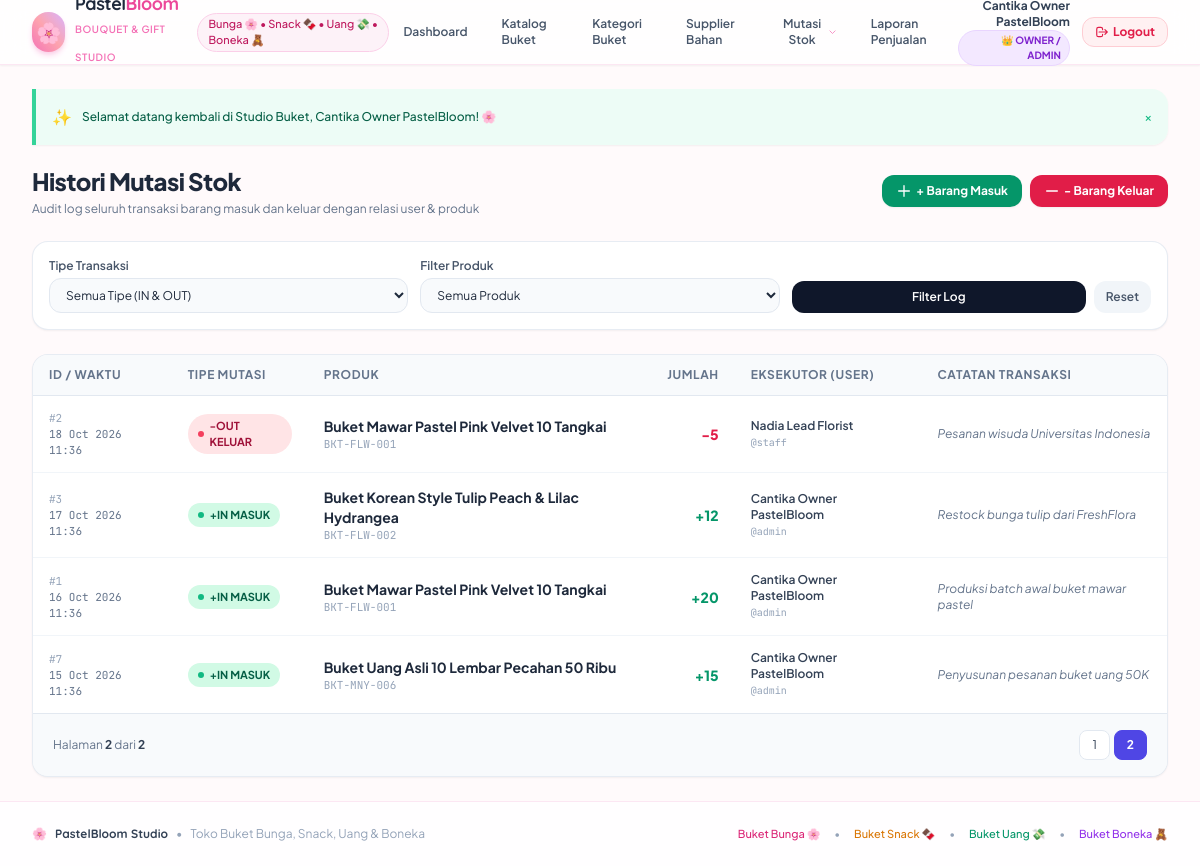
The page /movements.php?page=2 (signed in) on the database its author committed.
### tables this page shows
CREATE TABLE `user_profiles` (
    `id` INT PRIMARY KEY AUTO_INCREMENT,
    `user_id` INT NOT NULL UNIQUE,
    `full_name` VARCHAR(100) NOT NULL,
    `phone` VARCHAR(20) DEFAULT NULL,
    `address` TEXT DEFAULT NULL,
    FOREIGN KEY (`user_id`) REFERENCES `users`(`id`) ON DELETE CASCADE ON UPDATE CASCADE
);

CREATE TABLE `stock_movements` (
    `id` INT PRIMARY KEY AUTO_INCREMENT,
    `product_id` INT NOT NULL,
    `user_id` INT NOT NULL,
    `type` ENUM('IN', 'OUT') NOT NULL,
    `quantity` INT NOT NULL,
    `notes` TEXT DEFAULT NULL,
    `created_at` TIMESTAMP DEFAULT CURRENT_TIMESTAMP,
    FOREIGN KEY (`product_id`) REFERENCES `products`(`id`) ON UPDATE CASCADE ON DELETE RESTRICT,
    FOREIGN KEY (`user_id`) REFERENCES `users`(`id`) ON UPDATE CASCADE ON DELETE RESTRICT
);

CREATE TABLE `products` (
    `id` INT PRIMARY KEY AUTO_INCREMENT,
    `category_id` INT NOT NULL,
    `sku` VARCHAR(50) NOT NULL UNIQUE,
    `name` VARCHAR(150) NOT NULL,
    `price` DECIMAL(12,2) NOT NULL DEFAULT 0.00,
    `stock` INT NOT NULL DEFAULT 0,
    `minimum_stock` INT NOT NULL DEFAULT 5,
    `description` TEXT DEFAULT NULL,
    `created_at` TIMESTAMP DEFAULT CURRENT_TIMESTAMP,
    FOREIGN KEY (`category_id`) REFERENCES `categories`(`id`) ON UPDATE CASCADE ON DELETE RESTRICT
);

CREATE TABLE `users` (
    `id` INT PRIMARY KEY AUTO_INCREMENT,
    `username` VARCHAR(50) NOT NULL UNIQUE,
    `password_hash` VARCHAR(255) NOT NULL,
    `role` ENUM('admin', 'staff') NOT NULL DEFAULT 'staff',
    `created_at` TIMESTAMP DEFAULT CURRENT_TIMESTAMP
);

### movements.php (the view, shortened to what the rows shown need)
<?php
require_once __DIR__ . '/../../config/database.php';
require_once __DIR__ . '/../../helpers/auth.php';
require_once __DIR__ . '/../../helpers/escape.php';
$where = [];
$whereSql = !empty($where) ? 'WHERE ' . implode(' AND ', $where) : '';
$page = max(1, (int)($_GET['page'] ?? 1));
$perPage = 8;
$offset = ($page - 1) * $perPage;
$sql = "
    SELECT sm.id, sm.type, sm.quantity, sm.notes, sm.created_at,
           p.name AS product_name, p.sku,
           u.username, up.full_name AS user_fullname
    FROM stock_movements sm
    JOIN products p ON p.id = sm.product_id
    JOIN users u ON u.id = sm.user_id
    LEFT JOIN user_profiles up ON up.user_id = u.id
    {$whereSql}
    ORDER BY sm.created_at DESC
    LIMIT :limit OFFSET :offset
";
$stmt = $pdo->prepare($sql);
$stmt->bindValue(':limit', $perPage, PDO::PARAM_INT);
$stmt->bindValue(':offset', $offset, PDO::PARAM_INT);
$stmt->execute();
$movements = $stmt->fetchAll();
require_once __DIR__ . '/../../views/header.php';
?>
<div class="space-y-6">
    <div class="flex flex-col sm:flex-row sm:items-center justify-between gap-4">
        <div>
            <h1 class="text-2xl font-black text-slate-800 tracking-tight">Histori Mutasi Stok</h1>
        </div>
    </div>
    <div class="bg-white rounded-2xl border border-slate-200/80 shadow-sm overflow-hidden">
        <div class="overflow-x-auto">
            <table class="w-full text-left text-xs">
                <thead class="bg-slate-50 border-b border-slate-200 text-slate-500 uppercase tracking-wider font-semibold">
                    <tr>
                        <th class="py-3 px-4">ID / Waktu</th>
                        <th class="py-3 px-4">Tipe Mutasi</th>
                        <th class="py-3 px-4">Produk</th>
                        <th class="py-3 px-4 text-right">Jumlah</th>
                        <th class="py-3 px-4">Eksekutor (User)</th>
                        <th class="py-3 px-4">Catatan Transaksi</th>
                    </tr>
                </thead>
                <tbody class="divide-y divide-slate-100 text-slate-600">
                    <?php if (empty($movements)): ?>
                    <tr><td colspan="6" class="py-8 text-center text-slate-400">Belum ada catatan mutasi stok sesuai filter.</td></tr>
                    <?php else: ?>
                    <?php foreach ($movements as $m): ?>
                    <tr class="hover:bg-slate-50 transition">
                        <td class="py-3.5 px-4 font-mono text-[11px] text-slate-500">
                            <span class="text-slate-400">#<?= $m['id'] ?></span><br>
                            <?= format_date($m['created_at']) ?>
                        </td>
                        <td class="py-3.5 px-4">
                            <?php if ($m['type'] === 'IN'): ?>
                            <span class="inline-flex items-center px-2.5 py-1 rounded-full text-[11px] font-bold bg-emerald-100 text-emerald-800">
                                <span class="w-1.5 h-1.5 rounded-full bg-emerald-500 mr-1.5"></span> +IN MASUK
                            </span>
                            <?php else: ?>
                            <span class="inline-flex items-center px-2.5 py-1 rounded-full text-[11px] font-bold bg-rose-100 text-rose-800">
                                <span class="w-1.5 h-1.5 rounded-full bg-rose-500 mr-1.5"></span> -OUT KELUAR
                            </span>
                            <?php endif; ?>
                        </td>
                        <td class="py-3.5 px-4">
                            <div class="font-bold text-slate-800 text-sm"><?= e($m['product_name']) ?></div>
                            <span class="font-mono text-[11px] text-slate-400"><?= e($m['sku']) ?></span>
                        </td>
                        <td class="py-3.5 px-4 text-right font-black text-sm <?= $m['type'] === 'IN' ? 'text-emerald-600' : 'text-rose-600' ?>">
                            <?= $m['type'] === 'IN' ? '+' : '-' ?><?= number_format($m['quantity']) ?>
                        </td>
                        <td class="py-3.5 px-4">
                            <div class="font-semibold text-slate-700"><?= e($m['user_fullname'] ?? $m['username']) ?></div>
                            <span class="text-[10px] text-slate-400 font-mono">@<?= e($m['username']) ?></span>
                        </td>
                        <td class="py-3.5 px-4 text-slate-500 italic max-w-sm">
                            <?= e($m['notes'] ?? '-') ?>
                        </td>
                    </tr>
                    <?php endforeach; ?>
                    <?php endif; ?>
                </tbody>
            </table>
        </div>
    </div>
</div>
<?php require_once __DIR__ . '/../../views/footer.php'; ?>

### header.php (shortened to what the rows shown need)
<?php
require_once __DIR__ . '/../helpers/auth.php';
require_once __DIR__ . '/../helpers/escape.php';
$currentUser = current_user();
?>
<!DOCTYPE html>
<html lang="id">
<head>
    <script src="https://cdn.tailwindcss.com"></script>
</head>
<body class="text-slate-800 min-h-screen flex flex-col antialiased selection:bg-pink-300 selection:text-pink-950">
    <header class="bg-white/80 backdrop-blur-md border-b border-pink-100 sticky top-0 z-50 shadow-sm">
        <div class="max-w-7xl mx-auto px-4 sm:px-6 lg:px-8">
            <div class="flex items-center justify-between h-16">
                <?php if ($currentUser): ?>
                <nav class="hidden md:flex items-center space-x-1.5 text-xs font-semibold">
                    <a href="../dashboard.php" class="px-3.5 py-2 rounded-xl transition <?= str_contains($_SERVER['PHP_SELF'], 'dashboard.php') ? 'bg-pink-100 text-pink-700 font-bold' : 'text-slate-600 hover:bg-pink-50 hover:text-pink-600' ?>">Dashboard</a>
                    <a href="../products/index.php" class="px-3.5 py-2 rounded-xl transition <?= str_contains($_SERVER['PHP_SELF'], 'products') ? 'bg-pink-100 text-pink-700 font-bold' : 'text-slate-600 hover:bg-pink-50 hover:text-pink-600' ?>">Katalog Buket</a>
                    <?php if ($currentUser['role'] === 'admin'): ?>
                    <a href="../categories/index.php" class="px-3.5 py-2 rounded-xl transition <?= str_contains($_SERVER['PHP_SELF'], 'categories') ? 'bg-pink-100 text-pink-700 font-bold' : 'text-slate-600 hover:bg-pink-50 hover:text-pink-600' ?>">Kategori Buket</a>
                    <a href="../suppliers/index.php" class="px-3.5 py-2 rounded-xl transition <?= str_contains($_SERVER['PHP_SELF'], 'suppliers') ? 'bg-pink-100 text-pink-700 font-bold' : 'text-slate-600 hover:bg-pink-50 hover:text-pink-600' ?>">Supplier Bahan</a>
                    <?php endif; ?>
                    <div class="relative group">
                        <button class="px-3.5 py-2 rounded-xl text-slate-600 hover:bg-pink-50 hover:text-pink-600 flex items-center space-x-1 transition">
                            <span>Mutasi Stok</span>
                            <svg class="w-3.5 h-3.5 ml-1 text-pink-400" fill="none" stroke="currentColor" viewBox="0 0 24 24"><path stroke-linecap="round" stroke-linejoin="round" stroke-width="2" d="M19 9l-7 7-7-7"/></svg>
                        </button>
                    </div>
                    <a href="../reports/index.php" class="px-3.5 py-2 rounded-xl transition <?= str_contains($_SERVER['PHP_SELF'], 'reports') ? 'bg-pink-100 text-pink-700 font-bold' : 'text-slate-600 hover:bg-pink-50 hover:text-pink-600' ?>">Laporan Penjualan</a>
                </nav>
                <div class="flex items-center space-x-3">
                    <div class="text-right hidden sm:block">
                        <div class="text-xs font-bold text-slate-700"><?= e($currentUser['full_name']) ?></div>
                        <span class="inline-block px-2 py-0.5 text-[10px] rounded-full font-bold <?= $currentUser['role'] === 'admin' ? 'bg-purple-100 text-purple-700 border border-purple-200' : 'bg-pink-100 text-pink-700 border border-pink-200' ?>">
                            <?= $currentUser['role'] === 'admin' ? '👑 OWNER / ADMIN' : '✂️ FLORIST STAFF' ?>
                        </span>
                    </div>
                    <a href="../logout.php" onclick="return confirm('Apakah Anda yakin ingin keluar dari sistem?');" class="bg-rose-50 hover:bg-rose-100 text-rose-600 px-3 py-1.5 rounded-xl text-xs font-bold transition border border-rose-200 flex items-center">
                        <svg class="w-3.5 h-3.5 mr-1" fill="none" stroke="currentColor" viewBox="0 0 24 24"><path stroke-linecap="round" stroke-linejoin="round" stroke-width="2" d="M17 16l4-4m0 0l-4-4m4 4H7m6 4v1a3 3 0 01-3 3H6a3 3 0 01-3-3V7a3 3 0 013-3h4a3 3 0 013 3v1"/></svg>
                        Logout
                    </a>
                </div>
                <?php else: ?>
                <div class="flex items-center space-x-2">
                    <a href="login.php" class="text-xs bg-pink-500 hover:bg-pink-600 text-white px-4 py-2 rounded-xl font-bold shadow-md shadow-pink-200 transition">Login Florist</a>
                </div>
                <?php endif; ?>
            </div>
        </div>
    </header>
    <main class="flex-1 max-w-7xl w-full mx-auto px-4 sm:px-6 lg:px-8 py-6">

### rows shown on the page
user_profiles: full_name "Cantika Owner PastelBloom"
stock_movements: id "2", created_at "18 Oct 2026 11:36", type "OUT" (drawn), product.name "Buket Mawar Pastel Pink Velvet 10 Tangkai", product.sku "BKT-FLW-001", quantity "5", user_profiles.full_name "Nadia Lead Florist", user.username "staff", notes "Pesanan wisuda Universitas Indonesia"
stock_movements: id "3", created_at "17 Oct 2026 11:36", type "IN" (drawn), product.name "Buket Korean Style Tulip Peach & Lilac Hydrangea", product.sku "BKT-FLW-002", quantity "12", user_profiles.full_name "Cantika Owner PastelBloom", user.username "admin", notes "Restock bunga tulip dari FreshFlora"
stock_movements: id "1", created_at "16 Oct 2026 11:36", type "IN" (drawn), product.name "Buket Mawar Pastel Pink Velvet 10 Tangkai", product.sku "BKT-FLW-001", quantity "20", user_profiles.full_name "Cantika Owner PastelBloom", user.username "admin", notes "Produksi batch awal buket mawar pastel"
stock_movements: id "7", created_at "15 Oct 2026 11:36", type "IN" (drawn), product.name "Buket Uang Asli 10 Lembar Pecahan 50 Ribu", product.sku "BKT-MNY-006", quantity "15", user_profiles.full_name "Cantika Owner PastelBloom", user.username "admin", notes "Penyusunan pesanan buket uang 50K"

### other values the page prints
$successMsg "Selamat datang kembali di Studio Buket, Cantika Owner PastelBloom! 🌸"
$page "2"
$totalPages "2"
